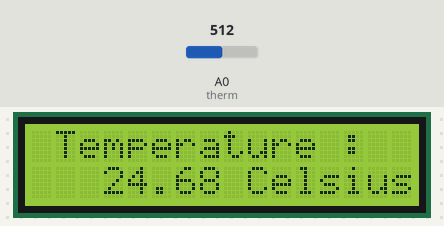
The sketch below on a simulated Arduino Uno, built with avr-gcc and run on an emulated ATmega328P. On the bench: 16×2 character LCD. The test bench sets the inputs (shaded band); at power-on: A0 (therm) = 512.

Above: at 1.3 s.
1.4 s: A0 (therm) set to 376
At 2.8 s:
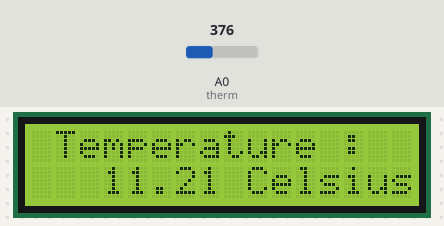
3.2 s: A0 (therm) set to 355
At 4.5 s:
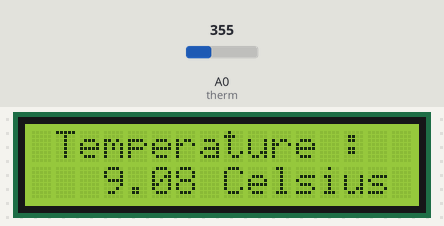
4.8 s: A0 (therm) set to 306
At 5.3 s:
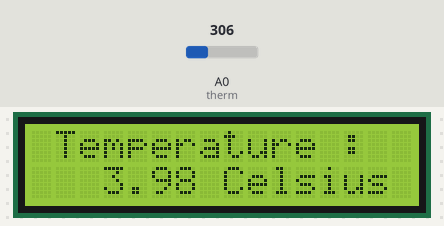
Timing chart, 0 to 7.8 s (numbered marks = the images above; inputs shaded):
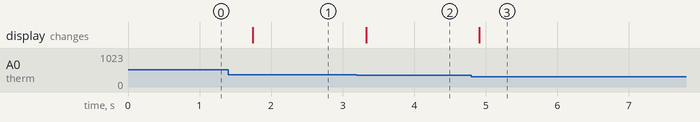

Measured:
- the behaviour switches between 364 and 363 on A0 (therm) (found by bisection; images 1 and 2)
- after the input at 1.4 s, the display: changes after 0.34 s (image 1)
- after the input at 3.2 s, the display: changes after 0.13 s (image 2)
- after the input at 4.8 s, the display: changes after 0.11 s (image 3)

The sketch:

temp.ino
```cpp
#include <Wire.h>
#include <LiquidCrystal_I2C.h>
#include<math.h>

int therm= A0;
float R=10000,logr2,R2,Tc,T,vo; //R=10k
float c1 = 1.009249522e-03, c2 = 2.378405444e-04, c3 = 2.019202697e-07;

LiquidCrystal_I2C lcd(0x27,16,2);  // set the LCD address to 0x27 for a 16 chars and 2 line display

void setup()
{

  lcd.init();                      // initialize the lcd
  lcd.init();
  // Print a message to the LCD.
  lcd.backlight();

}


void loop()
{
  vo = analogRead(therm);
  R2 = R * (1024.0 /vo - 1.0);
  logr2 = log(R2);
  T = (1.0 / (c1 + c2*logr2 + c3*logr2*logr2*logr2));
  Tc = T - 273.15;

  lcd.setCursor(1,0); // 0=first raw ,1=2 nd position in array
  lcd.print("Temperature : ");
  lcd.setCursor(3,1);
  lcd.print(Tc);
  lcd.println(" Celsius");

 delay(500);
}
```
